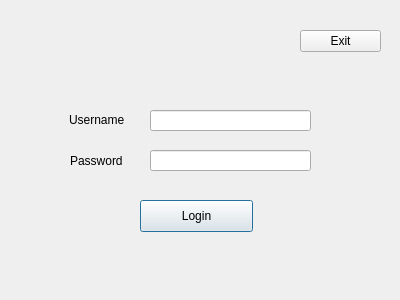
<?xml version="1.0" encoding="UTF-8"?>
<ui version="4.0">
 <class>Login</class>
 <widget class="QDialog" name="Login">
  <property name="geometry">
   <rect>
    <x>0</x>
    <y>0</y>
    <width>400</width>
    <height>300</height>
   </rect>
  </property>
  <property name="windowTitle">
   <string>Retail Store Management System v1.5</string>
  </property>
  <widget class="QLineEdit" name="passInput">
   <property name="geometry">
    <rect>
     <x>150</x>
     <y>150</y>
     <width>161</width>
     <height>21</height>
    </rect>
   </property>
   <property name="echoMode">
    <enum>QLineEdit::Password</enum>
   </property>
  </widget>
  <widget class="QLabel" name="userLabel">
   <property name="geometry">
    <rect>
     <x>69</x>
     <y>110</y>
     <width>61</width>
     <height>20</height>
    </rect>
   </property>
   <property name="text">
    <string>Username</string>
   </property>
  </widget>
  <widget class="QToolButton" name="exitButton">
   <property name="geometry">
    <rect>
     <x>300</x>
     <y>30</y>
     <width>81</width>
     <height>22</height>
    </rect>
   </property>
   <property name="text">
    <string>Exit</string>
   </property>
  </widget>
  <widget class="QLineEdit" name="userInput">
   <property name="geometry">
    <rect>
     <x>150</x>
     <y>110</y>
     <width>161</width>
     <height>21</height>
    </rect>
   </property>
  </widget>
  <widget class="QLabel" name="passLabel">
   <property name="geometry">
    <rect>
     <x>70</x>
     <y>150</y>
     <width>61</width>
     <height>21</height>
    </rect>
   </property>
   <property name="text">
    <string>Password</string>
   </property>
  </widget>
  <widget class="QPushButton" name="loginButton">
   <property name="geometry">
    <rect>
     <x>140</x>
     <y>200</y>
     <width>113</width>
     <height>32</height>
    </rect>
   </property>
   <property name="text">
    <string>Login</string>
   </property>
  </widget>
 </widget>
 <tabstops>
  <tabstop>userInput</tabstop>
  <tabstop>passInput</tabstop>
  <tabstop>loginButton</tabstop>
  <tabstop>exitButton</tabstop>
 </tabstops>
 <resources/>
 <connections/>
</ui>
